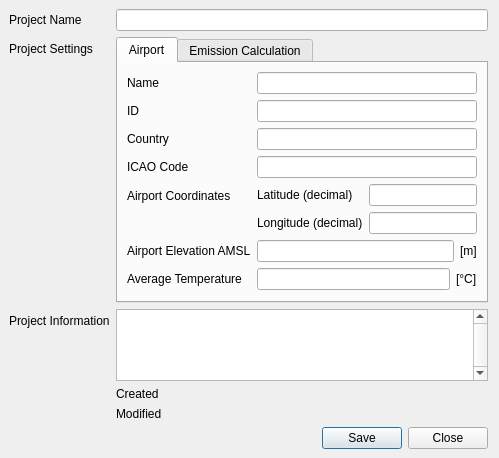
<?xml version="1.0" encoding="UTF-8"?>
<ui version="4.0">
 <class>DialogStudySetup</class>
 <widget class="QDialog" name="DialogStudySetup">
  <property name="windowModality">
   <enum>Qt::ApplicationModal</enum>
  </property>
  <property name="geometry">
   <rect>
    <x>0</x>
    <y>0</y>
    <width>494</width>
    <height>458</height>
   </rect>
  </property>
  <property name="sizePolicy">
   <sizepolicy hsizetype="Preferred" vsizetype="Minimum">
    <horstretch>0</horstretch>
    <verstretch>0</verstretch>
   </sizepolicy>
  </property>
  <property name="windowTitle">
   <string>ALAQS Project Setup</string>
  </property>
  <layout class="QVBoxLayout" name="verticalLayout">
   <property name="leftMargin">
    <number>9</number>
   </property>
   <property name="topMargin">
    <number>9</number>
   </property>
   <property name="bottomMargin">
    <number>9</number>
   </property>
   <item>
    <layout class="QFormLayout" name="formLayout">
     <property name="fieldGrowthPolicy">
      <enum>QFormLayout::AllNonFixedFieldsGrow</enum>
     </property>
     <item row="0" column="0">
      <widget class="QLabel" name="label_4">
       <property name="text">
        <string>Project Name</string>
       </property>
      </widget>
     </item>
     <item row="0" column="1">
      <widget class="QLineEdit" name="lineEditProjectName">
       <property name="focusPolicy">
        <enum>Qt::StrongFocus</enum>
       </property>
      </widget>
     </item>
     <item row="1" column="0">
      <widget class="QLabel" name="label_5">
       <property name="text">
        <string>Project Settings</string>
       </property>
      </widget>
     </item>
     <item row="1" column="1">
      <widget class="QTabWidget" name="tabWidget">
       <property name="currentIndex">
        <number>0</number>
       </property>
       <widget class="QWidget" name="Airport">
        <attribute name="title">
         <string>Airport</string>
        </attribute>
        <layout class="QVBoxLayout" name="verticalLayout_2">
         <item>
          <layout class="QFormLayout" name="formLayout_2">
           <property name="sizeConstraint">
            <enum>QLayout::SetDefaultConstraint</enum>
           </property>
           <property name="fieldGrowthPolicy">
            <enum>QFormLayout::AllNonFixedFieldsGrow</enum>
           </property>
           <property name="topMargin">
            <number>0</number>
           </property>
           <property name="rightMargin">
            <number>0</number>
           </property>
           <item row="0" column="0">
            <widget class="QLabel" name="label_22">
             <property name="text">
              <string>Name</string>
             </property>
            </widget>
           </item>
           <item row="0" column="1">
            <widget class="QLineEdit" name="lineEditAirportName">
             <property name="sizePolicy">
              <sizepolicy hsizetype="Minimum" vsizetype="Fixed">
               <horstretch>0</horstretch>
               <verstretch>0</verstretch>
              </sizepolicy>
             </property>
             <property name="focusPolicy">
              <enum>Qt::StrongFocus</enum>
             </property>
            </widget>
           </item>
           <item row="1" column="0">
            <widget class="QLabel" name="label_2">
             <property name="text">
              <string>ID</string>
             </property>
            </widget>
           </item>
           <item row="1" column="1">
            <widget class="QLineEdit" name="lineEditAirportID">
             <property name="enabled">
              <bool>true</bool>
             </property>
             <property name="sizePolicy">
              <sizepolicy hsizetype="Minimum" vsizetype="Fixed">
               <horstretch>0</horstretch>
               <verstretch>0</verstretch>
              </sizepolicy>
             </property>
            </widget>
           </item>
           <item row="2" column="0">
            <widget class="QLabel" name="label_7">
             <property name="text">
              <string>Country</string>
             </property>
            </widget>
           </item>
           <item row="2" column="1">
            <widget class="QLineEdit" name="lineEditAirportCountry"/>
           </item>
           <item row="3" column="0">
            <widget class="QLabel" name="label_6">
             <property name="text">
              <string>ICAO Code</string>
             </property>
            </widget>
           </item>
           <item row="3" column="1">
            <widget class="QLineEdit" name="lineEditAirportCode">
             <property name="sizePolicy">
              <sizepolicy hsizetype="Expanding" vsizetype="Fixed">
               <horstretch>0</horstretch>
               <verstretch>0</verstretch>
              </sizepolicy>
             </property>
            </widget>
           </item>
           <item row="4" column="0">
            <widget class="QLabel" name="label_18">
             <property name="text">
              <string>Airport Coordinates</string>
             </property>
            </widget>
           </item>
           <item row="4" column="1">
            <layout class="QFormLayout" name="formLayout_4">
             <item row="0" column="0">
              <widget class="QLabel" name="label_8">
               <property name="text">
                <string>Latitude (decimal)</string>
               </property>
              </widget>
             </item>
             <item row="0" column="1">
              <widget class="QLineEdit" name="lineEditAirportLatitude">
               <property name="sizePolicy">
                <sizepolicy hsizetype="Minimum" vsizetype="Fixed">
                 <horstretch>0</horstretch>
                 <verstretch>0</verstretch>
                </sizepolicy>
               </property>
              </widget>
             </item>
             <item row="1" column="0">
              <widget class="QLabel" name="label_9">
               <property name="text">
                <string>Longitude (decimal)</string>
               </property>
              </widget>
             </item>
             <item row="1" column="1">
              <widget class="QLineEdit" name="lineEditAirportLongitude">
               <property name="sizePolicy">
                <sizepolicy hsizetype="Minimum" vsizetype="Fixed">
                 <horstretch>0</horstretch>
                 <verstretch>0</verstretch>
                </sizepolicy>
               </property>
              </widget>
             </item>
            </layout>
           </item>
           <item row="5" column="0">
            <widget class="QLabel" name="label_10">
             <property name="text">
              <string>Airport Elevation AMSL</string>
             </property>
            </widget>
           </item>
           <item row="5" column="1">
            <layout class="QHBoxLayout" name="horizontalLayout_3">
             <item>
              <widget class="QLineEdit" name="lineEditAirportElevation">
               <property name="sizePolicy">
                <sizepolicy hsizetype="Expanding" vsizetype="Fixed">
                 <horstretch>0</horstretch>
                 <verstretch>0</verstretch>
                </sizepolicy>
               </property>
              </widget>
             </item>
             <item>
              <widget class="QLabel" name="label_19">
               <property name="text">
                <string>[m]</string>
               </property>
              </widget>
             </item>
            </layout>
           </item>
           <item row="6" column="0">
            <widget class="QLabel" name="label_11">
             <property name="text">
              <string>Average Temperature</string>
             </property>
            </widget>
           </item>
           <item row="6" column="1">
            <layout class="QHBoxLayout" name="horizontalLayout_7">
             <item>
              <widget class="QLineEdit" name="lineEditAirportTemperature">
               <property name="sizePolicy">
                <sizepolicy hsizetype="MinimumExpanding" vsizetype="Fixed">
                 <horstretch>0</horstretch>
                 <verstretch>0</verstretch>
                </sizepolicy>
               </property>
              </widget>
             </item>
             <item>
              <widget class="QLabel" name="label_21">
               <property name="text">
                <string>[°C]</string>
               </property>
              </widget>
             </item>
            </layout>
           </item>
          </layout>
         </item>
        </layout>
       </widget>
       <widget class="QWidget" name="EmissionCalculation">
        <attribute name="title">
         <string>Emission Calculation</string>
        </attribute>
        <layout class="QVBoxLayout" name="verticalLayout_3">
         <item>
          <layout class="QFormLayout" name="formLayout_5">
           <property name="fieldGrowthPolicy">
            <enum>QFormLayout::AllNonFixedFieldsGrow</enum>
           </property>
           <item row="0" column="0">
            <widget class="QLabel" name="label_12">
             <property name="text">
              <string>Vertical Limit</string>
             </property>
             <property name="enabled">
              <bool>False</bool>
             </property>
            </widget>
           </item>
           <item row="0" column="1">
            <layout class="QHBoxLayout" name="horizontalLayout_9">
             <item>
              <widget class="QLineEdit" name="lineEditVerticalLimit">
               <property name="sizePolicy">
                <sizepolicy hsizetype="MinimumExpanding" vsizetype="Fixed">
                 <horstretch>0</horstretch>
                 <verstretch>0</verstretch>
                </sizepolicy>
               </property>
               <property name="enabled">
                <bool>False</bool>
               </property>
              </widget>
             </item>
             <item>
              <widget class="QLabel" name="label_20">
               <property name="text">
                <string>[m]</string>
               </property>
              </widget>
             </item>
            </layout>
           </item>
           <item row="1" column="0">
            <widget class="QLabel" name="label_16">
             <property name="text">
              <string>Parking Method</string>
             </property>
            </widget>
           </item>
           <item row="1" column="1">
            <layout class="QHBoxLayout" name="horizontalLayout_8">
             <item>
              <widget class="QLineEdit" name="lineEditParkingMethod">
               <property name="sizePolicy">
                <sizepolicy hsizetype="Minimum" vsizetype="Fixed">
                 <horstretch>0</horstretch>
                 <verstretch>0</verstretch>
                </sizepolicy>
               </property>
              </widget>
             </item>
            </layout>
           </item>
           <item row="2" column="0">
            <widget class="QLabel" name="label_13">
             <property name="text">
              <string>Roadway Method</string>
             </property>
            </widget>
           </item>
           <item row="2" column="1">
            <widget class="QComboBox" name="comboBoxRoadwayMethod"/>
           </item>
           <item row="3" column="0">
            <widget class="QLabel" name="label_14">
             <property name="text">
              <string>Roadway Fleet Year</string>
             </property>
             <property name="alignment">
              <set>Qt::AlignRight|Qt::AlignTrailing|Qt::AlignVCenter</set>
             </property>
            </widget>
           </item>
           <item row="3" column="1">
            <widget class="QComboBox" name="comboBoxRoadwayFleetYear"/>
           </item>
           <item row="4" column="0">
            <widget class="QLabel" name="label_15">
             <property name="text">
              <string>Roadway Country</string>
             </property>
             <property name="alignment">
              <set>Qt::AlignRight|Qt::AlignTrailing|Qt::AlignVCenter</set>
             </property>
            </widget>
           </item>
           <item row="4" column="1">
            <widget class="QComboBox" name="comboBoxRoadwayCountry"/>
           </item>
          </layout>
         </item>
        </layout>
       </widget>
      </widget>
     </item>
     <item row="2" column="0">
      <widget class="QLabel" name="label_17">
       <property name="text">
        <string>Project Information</string>
       </property>
      </widget>
     </item>
     <item row="2" column="1">
      <widget class="QTextEdit" name="textEditStudyInformation">
       <property name="sizePolicy">
        <sizepolicy hsizetype="MinimumExpanding" vsizetype="Preferred">
         <horstretch>0</horstretch>
         <verstretch>0</verstretch>
        </sizepolicy>
       </property>
       <property name="minimumSize">
        <size>
         <width>0</width>
         <height>0</height>
        </size>
       </property>
       <property name="maximumSize">
        <size>
         <width>16777215</width>
         <height>80</height>
        </size>
       </property>
       <property name="verticalScrollBarPolicy">
        <enum>Qt::ScrollBarAlwaysOn</enum>
       </property>
       <property name="horizontalScrollBarPolicy">
        <enum>Qt::ScrollBarAlwaysOff</enum>
       </property>
      </widget>
     </item>
     <item row="3" column="1">
      <layout class="QFormLayout" name="formLayout_6">
       <property name="topMargin">
        <number>0</number>
       </property>
       <item row="0" column="0">
        <widget class="QLabel" name="label">
         <property name="text">
          <string>Created</string>
         </property>
        </widget>
       </item>
       <item row="0" column="1">
        <widget class="QLabel" name="labelDateCreated">
         <property name="text">
          <string/>
         </property>
        </widget>
       </item>
       <item row="1" column="0">
        <widget class="QLabel" name="label_3">
         <property name="text">
          <string>Modified</string>
         </property>
        </widget>
       </item>
       <item row="1" column="1">
        <widget class="QLabel" name="labelDateModified">
         <property name="text">
          <string/>
         </property>
        </widget>
       </item>
      </layout>
     </item>
     <item row="4" column="0">
      <widget class="QLabel" name="label_23">
       <property name="text">
        <string/>
       </property>
      </widget>
     </item>
     <item row="4" column="1">
      <layout class="QHBoxLayout" name="horizontalLayout_6">
       <item>
        <spacer name="horizontalSpacer">
         <property name="orientation">
          <enum>Qt::Horizontal</enum>
         </property>
         <property name="sizeHint" stdset="0">
          <size>
           <width>40</width>
           <height>20</height>
          </size>
         </property>
        </spacer>
       </item>
       <item>
        <widget class="QPushButton" name="pushButtonSave">
         <property name="text">
          <string>Save</string>
         </property>
        </widget>
       </item>
       <item>
        <widget class="QPushButton" name="pushButtonCancel">
         <property name="text">
          <string>Close</string>
         </property>
        </widget>
       </item>
      </layout>
     </item>
    </layout>
   </item>
  </layout>
 </widget>
 <tabstops>
  <tabstop>lineEditProjectName</tabstop>
  <tabstop>pushButtonSave</tabstop>
  <tabstop>pushButtonCancel</tabstop>
 </tabstops>
 <resources/>
 <connections/>
</ui>
